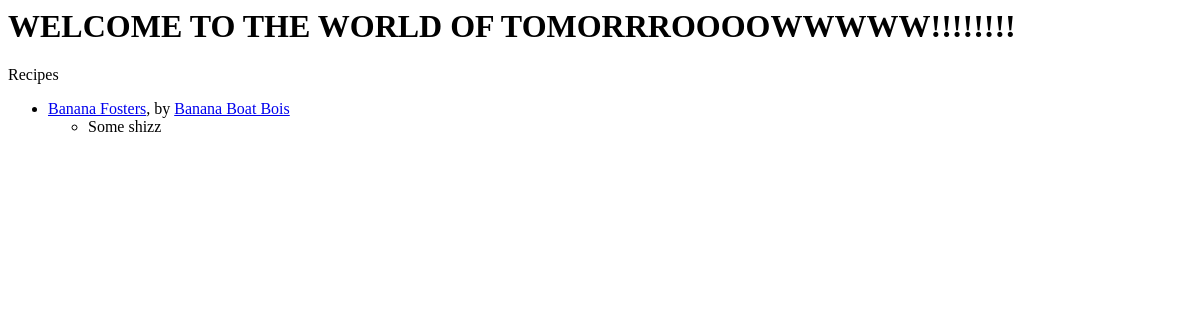
Before: / with the older database file.
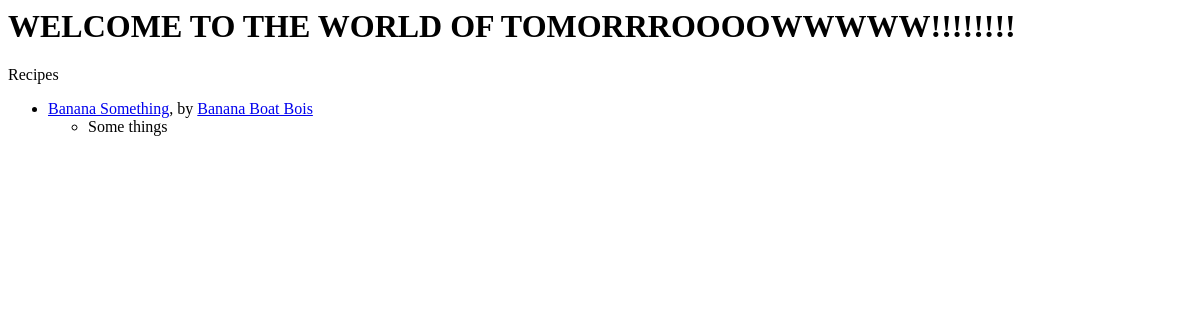
After: the same page with the newer database file.
### recipebox/models.py (models this page shows, shortened)
class Recipe(models.Model):
    title = models.CharField(max_length=100)
    author = models.ForeignKey(Author, on_delete=models.CASCADE)
    description = models.TextField()
    time_required = models.IntegerField(default=1)
    instructions = models.TextField()

class Author(models.Model):
    name = models.CharField(max_length=50)
    bio = models.TextField()

### recipebox/views.py (the view)
# urls.py: path('', views.index),
def index(request):
    html = 'index.html'
    recipes = Recipe.objects.all()
    return render(request, html, {'data': recipes})

### recipebox/templates/index.html
<h1>WELCOME TO THE WORLD OF TOMORRROOOOWWWWW!!!!!!!!</h1>
Recipes
<ul>
    {% for info in data %}
        <li><a href = '/recipe/{{info.id}}/'>{{info.title}}</a>, by
            <a href = '/author/{{info.author.id}}/'>{{ info.author.name }}</a></li>
        <ul>
            <li>{{ info.description }}</li>
        </ul>
    {% endfor %}
</ul>

Changed rows visible on the page:
changed Recipe "Banana Boat Bois": title "Banana Fosters" → "Banana Something"; description "Some shizz" → "Some things"
